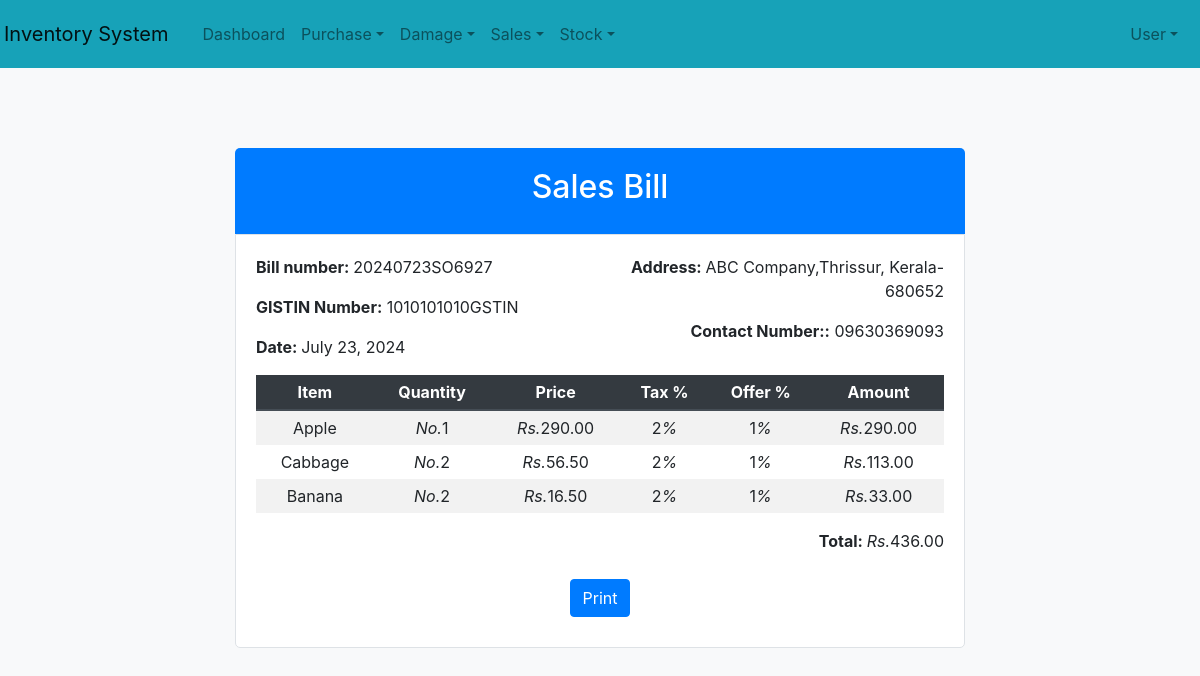
Page /Sales/sales_order_display/1/ on the earlier database version.
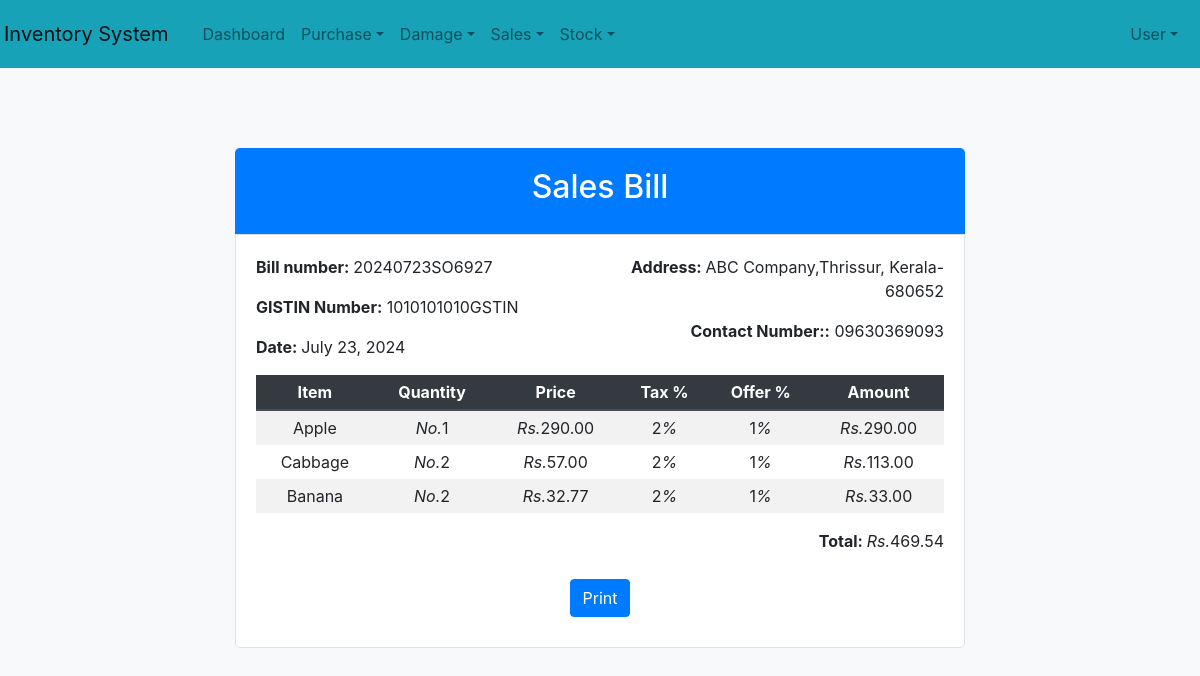
Same page on the later database version.
### Sales/models.py (models this page shows, shortened)
class salesorderItemTable(models.Model):
    soit_bill_number=models.ForeignKey(salesorderTable, on_delete=models.CASCADE)
    soit_item=models.ForeignKey(itemTable, on_delete=models.CASCADE)
    soit_quantity= models.PositiveIntegerField(null=True, blank=True)
    soit_price= models.ForeignKey(priceTable, on_delete=models.CASCADE)
    soit_total= models.DecimalField(max_digits=10, decimal_places=2, null=True, blank=True)

### Core/models.py (models this page shows, shortened)
class priceTable(models.Model):
    pt_item= models.OneToOneField(itemTable, on_delete=models.CASCADE)
    pt_sellingPrice= models.DecimalField(max_digits=10, decimal_places=2,null=True, blank=True, default=0)
    pt_tax= models.PositiveIntegerField(null=True, blank=True, default=1)
    pt_offer=models.PositiveIntegerField(null=True, blank=True, default=1)
    pt_timestamp= models.DateTimeField(auto_now_add=True)

class itemTable(models.Model):
    UNIT_CHOICES = [
        ('Kilogram', 'Kg'),
        ('Pieces', 'Pcs'),
    ]
    CATEGORY_CHOICE = [
        ('Vegetables','Veg'),
        ('Fruits','Fru'),
    ]
    item_name = models.CharField(max_length=50,null=True, blank=True, unique=True)
    item_category = models.CharField(max_length=50, choices=CATEGORY_CHOICE)
    item_unit = models.CharField(max_length=15, choices=UNIT_CHOICES)

### Sales/views.py (the view)
# urls.py: path('sales_order_display/<int:orderId>/',views.sales_order_display, name="sales_order_display"),
def sales_order_display(request, orderId):
    s_order = get_object_or_404(salesorderTable, id=orderId)
    so_item = salesorderItemTable.objects.filter(soit_bill_number=s_order)
    overall = 0
    for j in so_item:
        price = j.soit_price.pt_sellingPrice * j.soit_quantity
        tax = int((j.soit_price.pt_tax / 100)) * price
        offer = int((j.soit_price.pt_offer / 100)) * price
        total_s = price + tax - offer
        overall += total_s
    context = {
        's_order': s_order,
        'so_item': so_item,
        'overall': overall
    }
    return render(request, "sales/sales_order_display.html", context)

### templates/sales/sales_order_display.html (shortened to what this page needs)
<!DOCTYPE html>
{% extends 'user/Index.html' %}
{% block content %}
<html lang="en">
<head>
    <link href="https://maxcdn.bootstrapcdn.com/bootstrap/4.5.2/css/bootstrap.min.css" rel="stylesheet">
</head>
<body>
    <div class="container order-container">
        <div class="row justify-content-center">
            <div class="col-md-8">
                <div class="order-header text-center">
                    <h2>Sales Bill</h2>
                </div>
                <div class="order-body">
                    <div class="row">
                        <div class="col-md-6">
                            <p><strong>Bill number: </strong> {{ s_order.sot_bill_number }}</p>
                            <p><strong>GISTIN Number:</strong> 1010101010GSTIN</p>
                            <p><strong>Date: </strong> {{ s_order.sot_date }}</p>
                        </div>
                        <div class="col-md-6 text-md-right">
                           <p><strong>Address: </strong> ABC Company,Thrissur, Kerala-680652</p>
                            <p><strong>Contact Number::</strong> 09630369093</p>
                        </div>
                    </div>
                    <table class="table table-striped order-table">
                        <thead class="thead-dark">
                            <tr>
                                <th>Item</th>
                                <th>Quantity</th>
                                <th>Price</th>
                                <th>Tax %</th>
                                <th>Offer %</th>
                                <th>Amount</th>
                            </tr>
                        </thead>
                        <tbody>
                            {% for j in so_item %}
                                <tr>
                                    <td>{{ j.soit_item.item_name }}</td>
                                    <td><i>No.</i>{{ j.soit_quantity }}</td>
                                    <td><i>Rs.</i>{{ j.soit_price.pt_sellingPrice }}</td>
                                    <td>{{ j.soit_price.pt_tax }}<i>%</i></td>
                                    <td>{{ j.soit_price.pt_offer }}<i>%</i></td>
                                    <td><i>Rs.</i>{{ j.soit_total }}</td>
                                </tr>
                            {% endfor %}
                        </tbody>
                    </table>
                    <div class="row">
                        <div class="col-md-12 text-md-right">
                            <p><strong>Total: </strong> <i>Rs.</i>{{ overall }}</p>
                        </div>
                    </div>
                    <div class="text-center print-button">
                        <a href="{% url 'index' %}"> <button onclick="window.print()" class="btn btn-primary">Print</button> </a>
                    </div>
                </div>
            </div>
        </div>
    </div>
</body>
</html>
{% endblock %}

Differences in the rows shown:
changed through a linked row, salesorderItemTable "Cabbage": soit_price.pt_sellingPrice "56.50" → "57.00"
changed through a linked row, salesorderItemTable "Banana": soit_price.pt_sellingPrice "16.50" → "32.77"
Other differences:
{{ overall }}: "436.00" → "469.54"
